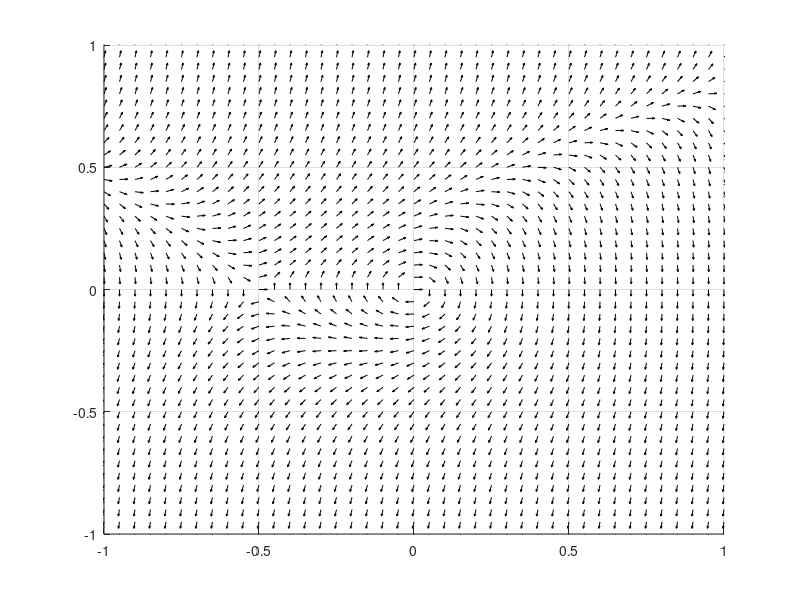

This chart was generated by the following MATLAB code:
figure(1); hold on;
axis([-1 1 -1 1]);
grid on;
r= 0.03;
for x1 = -1:0.05:1
    for x2 = -1:0.05:1
        fi = atan2((6.5*x2^2-2/3*x1)*x2-x1-2*x1^2,x2);
        x1v = r*cos(fi);
        x2v = r*sin(fi);
        quiver(x1,x2,x1v,x2v,'k');
    end    
end